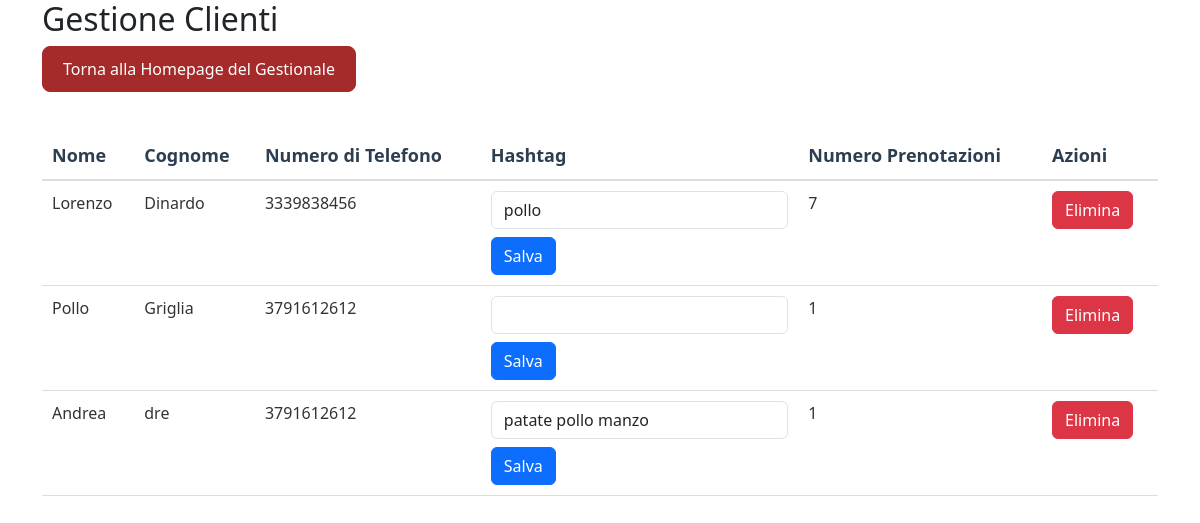
Page /gestionale/clienti/ (signed in) on the earlier database version.
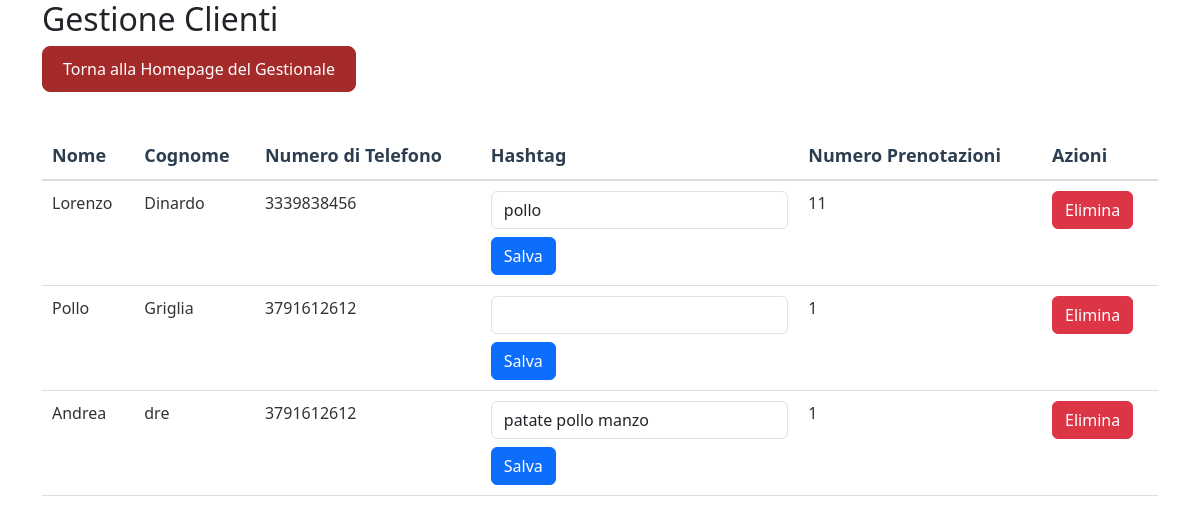
Same page on the later database version.
### gestionale/models.py (models this page shows, shortened)
class Customer(models.Model):
    first_name = models.CharField(max_length=100)
    last_name = models.CharField(max_length=100)
    phone_number = models.CharField(max_length=20)
    hashtag = models.CharField(max_length=100, blank=True, null=True, default="")
    numero_prenotazioni = models.IntegerField(default=0)

### gestionale/views.py (the view)
# urls.py: path('clienti/', views.clienti, name='clienti'),
@login_required
def clienti(request):
    customers = Customer.objects.all().order_by('last_name', 'first_name')
    hashtags = (
        Customer.objects
        .exclude(hashtag="")
        .values_list('hashtag', flat=True)
    )
    unique_hashtags = set(tag.strip() for tags in hashtags for tag in tags.split(',') if tag.strip())
    return render(request, 'gestionale/clienti.html', {
        'customers': customers,
        'unique_hashtags': unique_hashtags,
    })

### gestionale/templates/gestionale/clienti.html (shortened to what this page needs)
{% extends "base.html" %}
{% load static %}
{% block css_files %}
    <link rel="stylesheet" href="{% static 'gestionale/shared.css' %}">
{% endblock %}
{% block content %}
<div class="container">
    <h2>Gestione Clienti</h2>
    <a href="{% url 'gestionale:gestionale' %}" class="back-to-home">Torna alla Homepage del Gestionale</a>
    <table class="table">
        <thead>
            <tr>
                <th>Nome</th>
                <th>Cognome</th>
                <th>Numero di Telefono</th>
                <th>Hashtag</th>
                <th>Numero Prenotazioni</th>
                <th>Azioni</th>
            </tr>
        </thead>
        <tbody>
            {% for customer in customers %}
                <tr>
                    <td>{{ customer.first_name }}</td>
                    <td>{{ customer.last_name }}</td>
                    <td>{{ customer.phone_number }}</td>
                    <td>
                        <form method="post" action="{% url 'gestionale:update_hashtag' customer.id %}">
                            <input type="text" id="hashtag_{{ customer.id }}" name="hashtag"
                                   value="{{ customer.hashtag }}" class="form-control"
                                   list="suggested-hashtags"
                                   oninput="validateHashtagCount(this)" />
                            <button type="submit" class="btn btn-primary mt-2">Salva</button>
                        </form>
                    </td>
                    <td>{{ customer.numero_prenotazioni }}</td>
                    <td>
                        <a href="{% url 'gestionale:delete_customer' customer.id %}" class="btn btn-danger">Elimina</a>
                    </td>
                </tr>
            {% endfor %}
        </tbody>
    </table>
</div>
{% endblock %}

Differences in the rows shown:
changed Customer "Lorenzo": numero_prenotazioni "7" → "11"
